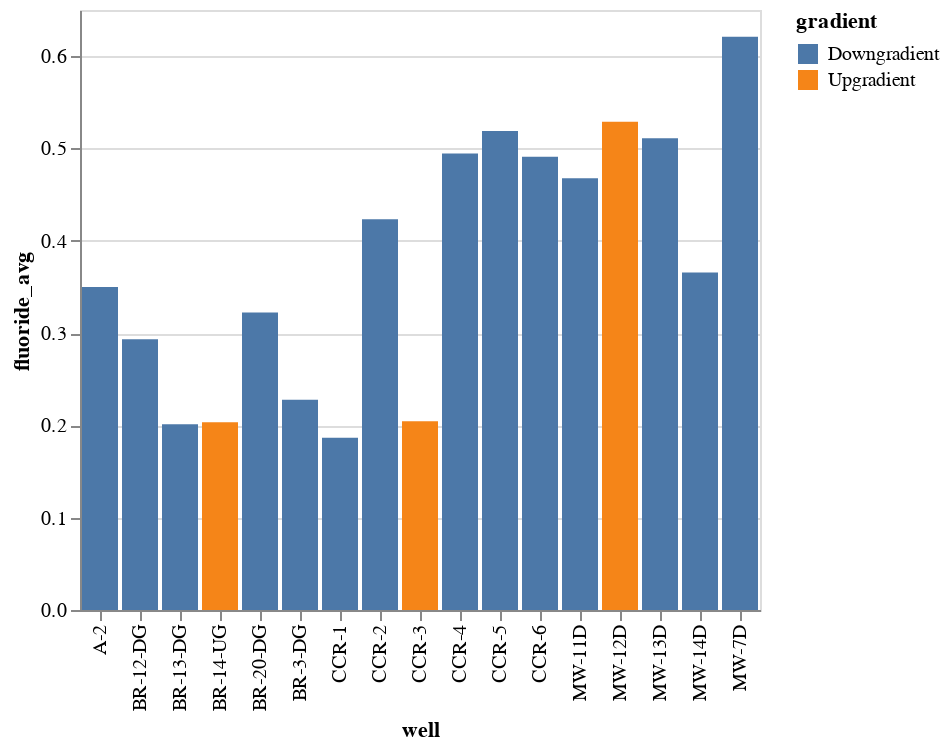

Notebook code cell kept with this figure:
### Code cell
alt.Chart(df1).mark_bar().encode(x='well', y='fluoride_avg', color='gradient')

### Figure 1 — Vega-Lite specification as saved in the notebook (floating-point values rounded to 4 significant figures)
{"config": {"view": {"continuousWidth": 400, "continuousHeight": 300}}, "data": {"name": "data-0c73fe16c25468b6b357850402150286"}, "mark": "bar", "encoding": {"color": {"type": "nominal", "field": "gradient"}, "x": {"type": "nominal", "field": "well"}, "y": {"type": "quantitative", "field": "fluoride_avg"}}, "$schema": "https://vega.github.io/schema/vega-lite/v4.8.1.json", "datasets": {"data-0c73fe16c25468b6b357850402150286": [{"mercury_avg": 5.625e-07, "antimony_avg": 0.0457, "lead_avg": 0.005125, "arsenic_avg": 0.005875, "chromium_avg": 0.005, "thallium_avg": 0.007925, "barium_avg": 0.03875, "boron_avg": 0.09356, "radium_avg": 0.6913, "fluoride_avg": 0.2278, "chloride_avg": 57.78, "pH_avg": 7.119, "calcium_avg": 126.3, "sulfate_avg": 155.1, "TDS_avg": 606.1, "beryllium_avg": 0.00475, "cadmium_avg": 0.005, "selenium_avg": 0.005, "molybdenum_avg": 0.01, "cobalt_avg": 0.05, "lithium_avg": 0.05, "gradient": "Downgradient", "site": "Dunkirk Generating Station", "disposal": "Dunkirk Landfill", "well": "BR-3-DG"}, {"mercury_avg": 5.625e-07, "antimony_avg": 0.04584, "lead_avg": 0.005, "arsenic_avg": 0.005625, "chromium_avg": 0.01, "thallium_avg": 0.008175, "barium_avg": 0.0675, "boron_avg": 0.1368, "radium_avg": 0.58, "fluoride_avg": 0.2933, "chloride_avg": 320.6, "pH_avg": 6.979, "calcium_avg": 187.7, "sulfate_avg": 102.0, "TDS_avg": 1026.0, "beryllium_avg": 0.00475, "cadmium_avg": 0.005, "selenium_avg": 0.005, "molybdenum_avg": 0.01, "cobalt_avg": 0.05, "lithium_avg": 0.05, "gradient": "Downgradient", "site": "Dunkirk Generating Station", "disposal": "Dunkirk Landfill", "well": "BR-12-DG"}, {"mercury_avg": 5.625e-07, "antimony_avg": 0.04556, "lead_avg": 0.005, "arsenic_avg": 0.005375, "chromium_avg": 0.005, "thallium_avg": 0.007925, "barium_avg": 0.07375, "boron_avg": 0.1961, "radium_avg": 0.465, "fluoride_avg": 0.2011, "chloride_avg": 7.911, "pH_avg": 7.136, "calcium_avg": 105.0, "sulfate_avg": 102.9, "TDS_avg": 554.4, "beryllium_avg": 0.00475, "cadmium_avg": 0.005, "selenium_avg": 0.005, "molybdenum_avg": 0.01, "cobalt_avg": 0.05, "lithium_avg": 0.05, "gradient": "Downgradient", "site": "Dunkirk Generating Station", "disposal": "Dunkirk Landfill", "well": "BR-13-DG"}, {"mercury_avg": 5.625e-07, "antimony_avg": 0.04544, "lead_avg": 0.005, "arsenic_avg": 0.005875, "chromium_avg": 0.005, "thallium_avg": 0.007675, "barium_avg": 0.1663, "boron_avg": 0.1784, "radium_avg": 0.4875, "fluoride_avg": 0.2033, "chloride_avg": 3.667, "pH_avg": 7.083, "calcium_avg": 95.22, "sulfate_avg": 108.7, "TDS_avg": 477.2, "beryllium_avg": 0.00475, "cadmium_avg": 0.005, "selenium_avg": 0.005, "molybdenum_avg": 0.01, "cobalt_avg": 0.05, "lithium_avg": 0.05, "gradient": "Upgradient", "site": "Dunkirk Generating Station", "disposal": "Dunkirk Landfill", "well": "BR-14-UG"}, {"mercury_avg": 5.625e-07, "antimony_avg": 0.04537, "lead_avg": 0.005, "arsenic_avg": 0.00525, "chromium_avg": 0.005125, "thallium_avg": 0.007675, "barium_avg": 1.666, "boron_avg": 1.399, "radium_avg": 1.498, "fluoride_avg": 0.3222, "chloride_avg": 20.09, "pH_avg": 7.573, "calcium_avg": 23.11, "sulfate_avg": 13.56, "TDS_avg": 684.4, "beryllium_avg": 0.00475, "cadmium_avg": 0.005, "selenium_avg": 0.005, "molybdenum_avg": 0.01, "cobalt_avg": 0.05, "lithium_avg": 0.05, "gradient": "Downgradient", "site": "Dunkirk Generating Station", "disposal": "Dunkirk Landfill", "well": "BR-20-DG"}, {"mercury_avg": 6.25e-07, "antimony_avg": 0.04725, "lead_avg": 0.01625, "arsenic_avg": 0.007, "chromium_avg": 0.00625, "thallium_avg": 0.008838, "barium_avg": 0.015, "boron_avg": 1.402, "radium_avg": 0.5875, "fluoride_avg": 0.6211, "chloride_avg": 5.111, "pH_avg": 7.66, "calcium_avg": 571.2, "sulfate_avg": 1780.0, "TDS_avg": 2701.0, "beryllium_avg": 0.004375, "cadmium_avg": 0.005, "selenium_avg": 0.006875, "molybdenum_avg": 0.01375, "cobalt_avg": 0.05, "lithium_avg": 0.0625, "gradient": "Downgradient", "site": "Huntley Generating Station", "disposal": "Huntley Landfill", "well": "MW-7D"}, {"mercury_avg": 7.625e-07, "antimony_avg": 0.0401, "lead_avg": 0.01625, "arsenic_avg": 0.01225, "chromium_avg": 0.007625, "thallium_avg": 0.007925, "barium_avg": 0.03875, "boron_avg": 1.329, "radium_avg": 0.7433, "fluoride_avg": 0.4678, "chloride_avg": 11.56, "pH_avg": 7.487, "calcium_avg": 391.7, "sulfate_avg": 1363.0, "TDS_avg": 2144.0, "beryllium_avg": 0.00425, "cadmium_avg": 0.005, "selenium_avg": 0.00625, "molybdenum_avg": 0.01375, "cobalt_avg": 0.05, "lithium_avg": 0.0625, "gradient": "Downgradient", "site": "Huntley Generating Station", "disposal": "Huntley Landfill", "well": "MW-11D"}, {"mercury_avg": 1.225e-06, "antimony_avg": 0.04081, "lead_avg": 0.01638, "arsenic_avg": 0.006375, "chromium_avg": 0.00625, "thallium_avg": 0.0103, "barium_avg": 0.0625, "boron_avg": 0.6444, "radium_avg": 0.5, "fluoride_avg": 0.5289, "chloride_avg": 3.889, "pH_avg": 7.44, "calcium_avg": 105.8, "sulfate_avg": 161.9, "TDS_avg": 770.7, "beryllium_avg": 0.00425, "cadmium_avg": 0.005, "selenium_avg": 0.00625, "molybdenum_avg": 0.01512, "cobalt_avg": 0.05, "lithium_avg": 0.0625, "gradient": "Upgradient", "site": "Huntley Generating Station", "disposal": "Huntley Landfill", "well": "MW-12D"}, {"mercury_avg": 6.25e-07, "antimony_avg": 0.03984, "lead_avg": 0.01625, "arsenic_avg": 0.0075, "chromium_avg": 0.00625, "thallium_avg": 0.007675, "barium_avg": 0.0125, "boron_avg": 1.858, "radium_avg": 0.9337, "fluoride_avg": 0.5111, "chloride_avg": 37.33, "pH_avg": 7.62, "calcium_avg": 555.6, "sulfate_avg": 1959.0, "TDS_avg": 2911.0, "beryllium_avg": 0.00425, "cadmium_avg": 0.005, "selenium_avg": 0.00625, "molybdenum_avg": 0.01375, "cobalt_avg": 0.05, "lithium_avg": 0.0625, "gradient": "Downgradient", "site": "Huntley Generating Station", "disposal": "Huntley Landfill", "well": "MW-13D"}, {"mercury_avg": 6.25e-07, "antimony_avg": 0.04719, "lead_avg": 0.01625, "arsenic_avg": 0.01312, "chromium_avg": 0.0075, "thallium_avg": 0.008838, "barium_avg": 0.015, "boron_avg": 1.106, "radium_avg": 0.8043, "fluoride_avg": 0.3656, "chloride_avg": 35.89, "pH_avg": 7.68, "calcium_avg": 447.9, "sulfate_avg": 1578.0, "TDS_avg": 2370.0, "beryllium_avg": 0.004375, "cadmium_avg": 0.005, "selenium_avg": 0.006375, "molybdenum_avg": 0.01475, "cobalt_avg": 0.05, "lithium_avg": 0.0625, "gradient": "Downgradient", "site": "Huntley Generating Station", "disposal": "Huntley Landfill", "well": "MW-14D"}, {"mercury_avg": 7.125e-07, "antimony_avg": 0.04575, "lead_avg": 0.03587, "arsenic_avg": 0.0075, "chromium_avg": 0.006625, "thallium_avg": 0.03093, "barium_avg": 0.09375, "boron_avg": 0.2067, "radium_avg": 0.73, "fluoride_avg": 0.1867, "chloride_avg": 46.0, "pH_avg": 8.178, "calcium_avg": 46.11, "sulfate_avg": 39.33, "TDS_avg": 243.4, "beryllium_avg": 0.00425, "cadmium_avg": 0.005, "selenium_avg": 0.008625, "molybdenum_avg": 0.01375, "cobalt_avg": 0.05, "lithium_avg": 0.0625, "gradient": "Downgradient", "site": "Huntley Generating Station", "disposal": "South Settling Pond", "well": "CCR-1"}, {"mercury_avg": 2.225e-06, "antimony_avg": 0.04571, "lead_avg": 0.01938, "arsenic_avg": 0.03175, "chromium_avg": 0.00775, "thallium_avg": 0.007675, "barium_avg": 0.0825, "boron_avg": 6.916, "radium_avg": 0.6867, "fluoride_avg": 0.4233, "chloride_avg": 31.44, "pH_avg": 8.043, "calcium_avg": 172.7, "sulfate_avg": 340.0, "TDS_avg": 816.8, "beryllium_avg": 0.00425, "cadmium_avg": 0.005, "selenium_avg": 0.00625, "molybdenum_avg": 0.01375, "cobalt_avg": 0.05, "lithium_avg": 0.095, "gradient": "Downgradient", "site": "Huntley Generating Station", "disposal": "South Settling Pond", "well": "CCR-2"}, {"mercury_avg": 1.163e-06, "antimony_avg": 0.0472, "lead_avg": 0.017, "arsenic_avg": 0.008625, "chromium_avg": 0.00625, "thallium_avg": 0.0153, "barium_avg": 0.065, "boron_avg": 1.291, "radium_avg": 0.87, "fluoride_avg": 0.2044, "chloride_avg": 219.2, "pH_avg": 6.771, "calcium_avg": 468.9, "sulfate_avg": 751.6, "TDS_avg": 2562.0, "beryllium_avg": 0.00425, "cadmium_avg": 0.005, "selenium_avg": 0.00625, "molybdenum_avg": 0.01375, "cobalt_avg": 0.05, "lithium_avg": 0.0625, "gradient": "Upgradient", "site": "Huntley Generating Station", "disposal": "South Settling Pond", "well": "CCR-3"}, {"mercury_avg": 7.375e-07, "antimony_avg": 0.04625, "lead_avg": 0.01638, "arsenic_avg": 0.009375, "chromium_avg": 0.00625, "thallium_avg": 0.007675, "barium_avg": 0.0125, "boron_avg": 1.567, "radium_avg": 1.095, "fluoride_avg": 0.4944, "chloride_avg": 34.44, "pH_avg": 7.296, "calcium_avg": 610.9, "sulfate_avg": 1832.0, "TDS_avg": 2857.0, "beryllium_avg": 0.00425, "cadmium_avg": 0.005, "selenium_avg": 0.006625, "molybdenum_avg": 0.01387, "cobalt_avg": 0.05, "lithium_avg": 0.0625, "gradient": "Downgradient", "site": "Huntley Generating Station", "disposal": "Huntley Landfill", "well": "CCR-4"}, {"mercury_avg": 6.25e-07, "antimony_avg": 0.04665, "lead_avg": 0.01638, "arsenic_avg": 0.00925, "chromium_avg": 0.00625, "thallium_avg": 0.007675, "barium_avg": 0.015, "boron_avg": 1.398, "radium_avg": 1.444, "fluoride_avg": 0.5189, "chloride_avg": 31.0, "pH_avg": 7.21, "calcium_avg": 620.8, "sulfate_avg": 1810.0, "TDS_avg": 2776.0, "beryllium_avg": 0.00425, "cadmium_avg": 0.005, "selenium_avg": 0.00625, "molybdenum_avg": 0.01375, "cobalt_avg": 0.05, "lithium_avg": 0.0625, "gradient": "Downgradient", "site": "Huntley Generating Station", "disposal": "Huntley Landfill", "well": "CCR-5"}, {"mercury_avg": 6.25e-07, "antimony_avg": 0.04669, "lead_avg": 0.01663, "arsenic_avg": 0.01025, "chromium_avg": 0.00625, "thallium_avg": 0.007675, "barium_avg": 0.0125, "boron_avg": 1.456, "radium_avg": 0.83, "fluoride_avg": 0.4911, "chloride_avg": 28.0, "pH_avg": 7.478, "calcium_avg": 619.2, "sulfate_avg": 1809.0, "TDS_avg": 2806.0, "beryllium_avg": 0.00425, "cadmium_avg": 0.005, "selenium_avg": 0.00625, "molybdenum_avg": 0.01375, "cobalt_avg": 0.05, "lithium_avg": 0.0625, "gradient": "Downgradient", "site": "Huntley Generating Station", "disposal": "Huntley Landfill", "well": "CCR-6"}, {"mercury_avg": 6.25e-07, "antimony_avg": 0.04599, "lead_avg": 0.018, "arsenic_avg": 0.006875, "chromium_avg": 0.006875, "thallium_avg": 0.01105, "barium_avg": 0.04, "boron_avg": 0.7711, "radium_avg": 1.445, "fluoride_avg": 0.35, "chloride_avg": 121.0, "pH_avg": 6.962, "calcium_avg": 618.6, "sulfate_avg": 1608.0, "TDS_avg": 2812.0, "beryllium_avg": 0.00425, "cadmium_avg": 0.005, "selenium_avg": 0.00625, "molybdenum_avg": 0.01375, "cobalt_avg": 0.05, "lithium_avg": 0.06625, "gradient": "Downgradient", "site": "Huntley Generating Station", "disposal": "South Settling Pond", "well": "A-2"}]}}
